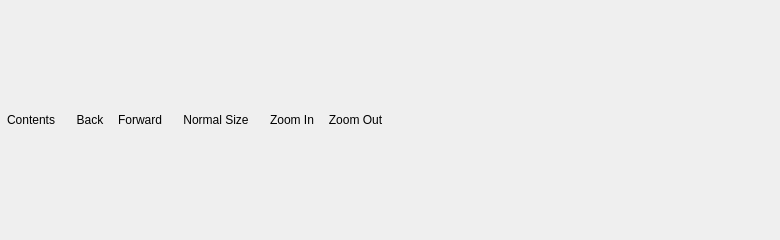
<?xml version="1.0" encoding="UTF-8"?>
<ui version="4.0">
 <class>HelpWindow</class>
 <widget class="QDockWidget" name="HelpWindow">
  <property name="geometry">
   <rect>
    <x>0</x>
    <y>0</y>
    <width>780</width>
    <height>240</height>
   </rect>
  </property>
  <property name="windowIcon">
   <iconset resource="../../res/OpenCOR.qrc">
    <normaloff>:/help.png</normaloff>:/help.png</iconset>
  </property>
  <property name="windowTitle">
   <string>OpenCOR Help</string>
  </property>
  <widget class="QWidget" name="dockWidgetContents">
   <layout class="QVBoxLayout" name="verticalLayout">
    <property name="spacing">
     <number>0</number>
    </property>
    <property name="margin">
     <number>0</number>
    </property>
    <item>
     <layout class="QHBoxLayout" name="horizontalLayout">
      <item>
       <widget class="QToolButton" name="contentsButton">
        <property name="focusPolicy">
         <enum>Qt::NoFocus</enum>
        </property>
        <property name="text">
         <string>Contents</string>
        </property>
        <property name="iconSize">
         <size>
          <width>24</width>
          <height>24</height>
         </size>
        </property>
        <property name="autoRaise">
         <bool>true</bool>
        </property>
       </widget>
      </item>
      <item>
       <spacer name="fixedSpacer1">
        <property name="orientation">
         <enum>Qt::Horizontal</enum>
        </property>
        <property name="sizeType">
         <enum>QSizePolicy::Fixed</enum>
        </property>
        <property name="sizeHint" stdset="0">
         <size>
          <width>7</width>
          <height>0</height>
         </size>
        </property>
       </spacer>
      </item>
      <item>
       <widget class="QToolButton" name="backButton">
        <property name="text">
         <string>Back</string>
        </property>
        <property name="iconSize">
         <size>
          <width>24</width>
          <height>24</height>
         </size>
        </property>
        <property name="autoRaise">
         <bool>true</bool>
        </property>
       </widget>
      </item>
      <item>
       <widget class="QToolButton" name="forwardButton">
        <property name="text">
         <string>Forward</string>
        </property>
        <property name="iconSize">
         <size>
          <width>24</width>
          <height>24</height>
         </size>
        </property>
        <property name="autoRaise">
         <bool>true</bool>
        </property>
       </widget>
      </item>
      <item>
       <spacer name="fixedSpacer2">
        <property name="orientation">
         <enum>Qt::Horizontal</enum>
        </property>
        <property name="sizeType">
         <enum>QSizePolicy::Fixed</enum>
        </property>
        <property name="sizeHint" stdset="0">
         <size>
          <width>7</width>
          <height>0</height>
         </size>
        </property>
       </spacer>
      </item>
      <item>
       <widget class="QToolButton" name="normalSizeButton">
        <property name="text">
         <string>Normal Size</string>
        </property>
        <property name="iconSize">
         <size>
          <width>24</width>
          <height>24</height>
         </size>
        </property>
        <property name="autoRaise">
         <bool>true</bool>
        </property>
       </widget>
      </item>
      <item>
       <spacer name="fixedSpacer3">
        <property name="orientation">
         <enum>Qt::Horizontal</enum>
        </property>
        <property name="sizeType">
         <enum>QSizePolicy::Fixed</enum>
        </property>
        <property name="sizeHint" stdset="0">
         <size>
          <width>7</width>
          <height>0</height>
         </size>
        </property>
       </spacer>
      </item>
      <item>
       <widget class="QToolButton" name="zoomInButton">
        <property name="text">
         <string>Zoom In</string>
        </property>
        <property name="iconSize">
         <size>
          <width>24</width>
          <height>24</height>
         </size>
        </property>
        <property name="autoRaise">
         <bool>true</bool>
        </property>
       </widget>
      </item>
      <item>
       <widget class="QToolButton" name="zoomOutButton">
        <property name="text">
         <string>Zoom Out</string>
        </property>
        <property name="iconSize">
         <size>
          <width>24</width>
          <height>24</height>
         </size>
        </property>
        <property name="autoRaise">
         <bool>true</bool>
        </property>
       </widget>
      </item>
      <item>
       <spacer name="expandingSpacer">
        <property name="orientation">
         <enum>Qt::Horizontal</enum>
        </property>
        <property name="sizeHint" stdset="0">
         <size>
          <width>1</width>
          <height>1</height>
         </size>
        </property>
       </spacer>
      </item>
     </layout>
    </item>
   </layout>
  </widget>
  <action name="actionContents">
   <property name="icon">
    <iconset resource="../../res/OpenCOR.qrc">
     <normaloff>:/homepage.png</normaloff>:/homepage.png</iconset>
   </property>
   <property name="text">
    <string>Con&amp;tents</string>
   </property>
   <property name="statusTip">
    <string>Go to the contents page</string>
   </property>
   <property name="shortcut">
    <string>Home</string>
   </property>
  </action>
  <action name="actionBack">
   <property name="enabled">
    <bool>false</bool>
   </property>
   <property name="icon">
    <iconset resource="../../res/OpenCOR.qrc">
     <normaloff>:/back.png</normaloff>:/back.png</iconset>
   </property>
   <property name="text">
    <string>&amp;Back</string>
   </property>
   <property name="statusTip">
    <string>Go back</string>
   </property>
   <property name="shortcut">
    <string>Alt+Left</string>
   </property>
  </action>
  <action name="actionForward">
   <property name="enabled">
    <bool>false</bool>
   </property>
   <property name="icon">
    <iconset resource="../../res/OpenCOR.qrc">
     <normaloff>:/forward.png</normaloff>:/forward.png</iconset>
   </property>
   <property name="text">
    <string>&amp;Forward</string>
   </property>
   <property name="statusTip">
    <string>Go forward</string>
   </property>
   <property name="shortcut">
    <string>Alt+Right</string>
   </property>
  </action>
  <action name="actionZoomIn">
   <property name="icon">
    <iconset resource="../../res/OpenCOR.qrc">
     <normaloff>:/zoomIn.png</normaloff>:/zoomIn.png</iconset>
   </property>
   <property name="text">
    <string>Zoom &amp;In</string>
   </property>
   <property name="statusTip">
    <string>Zoom in the contents of the help page</string>
   </property>
   <property name="shortcut">
    <string>Ctrl++</string>
   </property>
  </action>
  <action name="actionZoomOut">
   <property name="icon">
    <iconset resource="../../res/OpenCOR.qrc">
     <normaloff>:/zoomOut.png</normaloff>:/zoomOut.png</iconset>
   </property>
   <property name="text">
    <string>Zoom &amp;Out</string>
   </property>
   <property name="statusTip">
    <string>Zoom out the contents of the help page</string>
   </property>
   <property name="shortcut">
    <string>Ctrl+-</string>
   </property>
  </action>
  <action name="actionNormalSize">
   <property name="icon">
    <iconset resource="../../res/OpenCOR.qrc">
     <normaloff>:/normalSize.png</normaloff>:/normalSize.png</iconset>
   </property>
   <property name="text">
    <string>&amp;Normal Size</string>
   </property>
   <property name="statusTip">
    <string>Reset the zoom for the contents of the help page</string>
   </property>
   <property name="shortcut">
    <string>Ctrl+0</string>
   </property>
  </action>
 </widget>
 <resources>
  <include location="../../res/OpenCOR.qrc"/>
 </resources>
 <connections/>
</ui>
